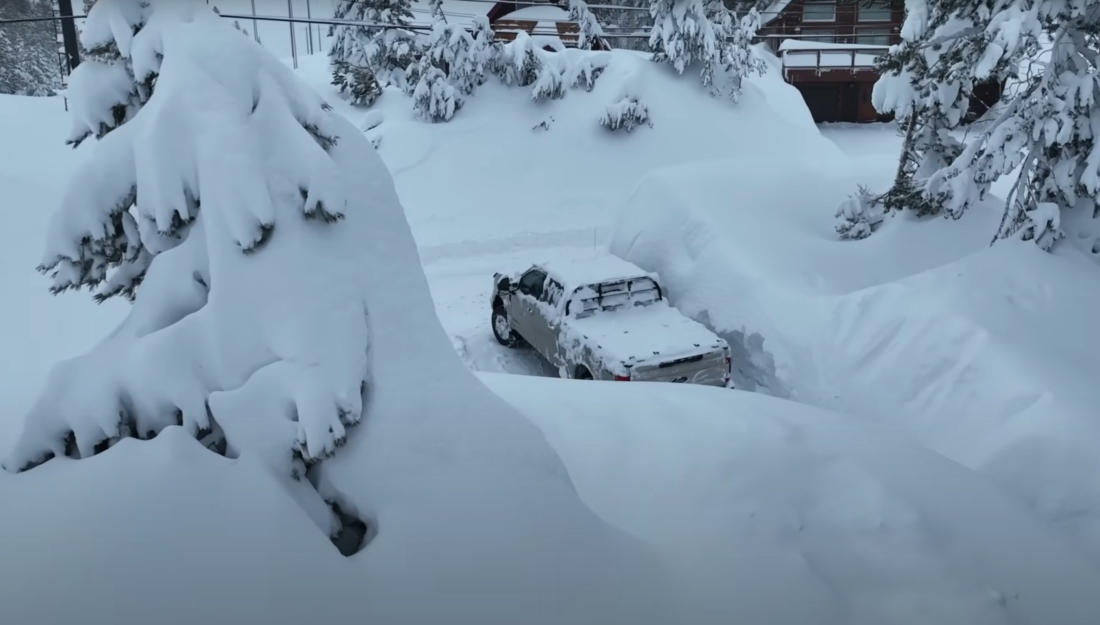
#> input picture notebooks/else/snow1.jpg, 2200 x 1250 px (shown at 1/2 size)
$ jupyter execute --allow-errors snow1.ipynb
#> lines starting #> are read from the running program, lines starting #| are printed output that depends on the picture
[cell 1]
# Copyright (c) Meta Platforms, Inc. and affiliates.

# Object masks in images from prompts with SAM 2

Segment Anything Model 2 (SAM 2) predicts object masks given prompts that indicate the desired object. The model first converts the image into an image embedding that allows high quality masks to be efficiently produced from a prompt.

The `SAM2ImagePredictor` class provides an easy interface to the model for prompting the model. It allows the user to first set an image using the `set_image` method, which calculates the necessary image embeddings. Then, prompts can be provided via the `predict` method to efficiently predict masks from those prompts. The model can take as input both point and box prompts, as well as masks from the previous iteration of prediction.

<a target="_blank" href="https://colab.research.google.com/github/facebookresearch/sam2/blob/main/notebooks/image_predictor_example.ipynb">

</a>

## Environment Set-up

If running locally using jupyter, first install `sam2` in your environment using the [installation instructions](https://github.com/facebookresearch/sam2#installation) in the repository.

If running from Google Colab, set `using_colab=True` below and run the cell. In Colab, be sure to select 'GPU' under 'Edit'->'Notebook Settings'->'Hardware accelerator'. Note that it's recommended to use **A100 or L4 GPUs when running in Colab** (T4 GPUs might also work, but could be slow and might run out of memory in some cases).

[cell 2]
using_colab = False

[cell 3]
if using_colab:
    import torch
    import torchvision
    print("PyTorch version:", torch.__version__)
    print("Torchvision version:", torchvision.__version__)
    print("CUDA is available:", torch.cuda.is_available())
    import sys
    !{sys.executable} -m pip install opencv-python matplotlib
    !{sys.executable} -m pip install 'git+https://github.com/facebookresearch/sam2.git'

    !mkdir -p images
    !wget -P images https://raw.githubusercontent.com/facebookresearch/sam2/main/notebooks/images/truck.jpg
    !wget -P images https://raw.githubusercontent.com/facebookresearch/sam2/main/notebooks/images/groceries.jpg

    !mkdir -p ../checkpoints/
    !wget -P ../checkpoints/ https://dl.fbaipublicfiles.com/segment_anything_2/092824/sam2.1_hiera_large.pt

## Set-up

Necessary imports and helper functions for displaying points, boxes, and masks.

[cell 4]
import os
# if using Apple MPS, fall back to CPU for unsupported ops
os.environ["PYTORCH_ENABLE_MPS_FALLBACK"] = "1"
import numpy as np
import torch
import matplotlib.pyplot as plt
from PIL import Image

#> (a cell that did not finish here is left out)

[cell 6]
np.random.seed(3)

# [44 lines left out: functions show_mask, show_points, show_box, show_masks, not called in this run]

## Example image

[cell 7]
image = Image.open('else/snow1.jpg')
#> image is the input picture: PIL image 2200x1250 RGB; mean R, G, B 129.4, 151.4, 170.2
image = np.array(image.convert("L"))  # Convert to grayscale
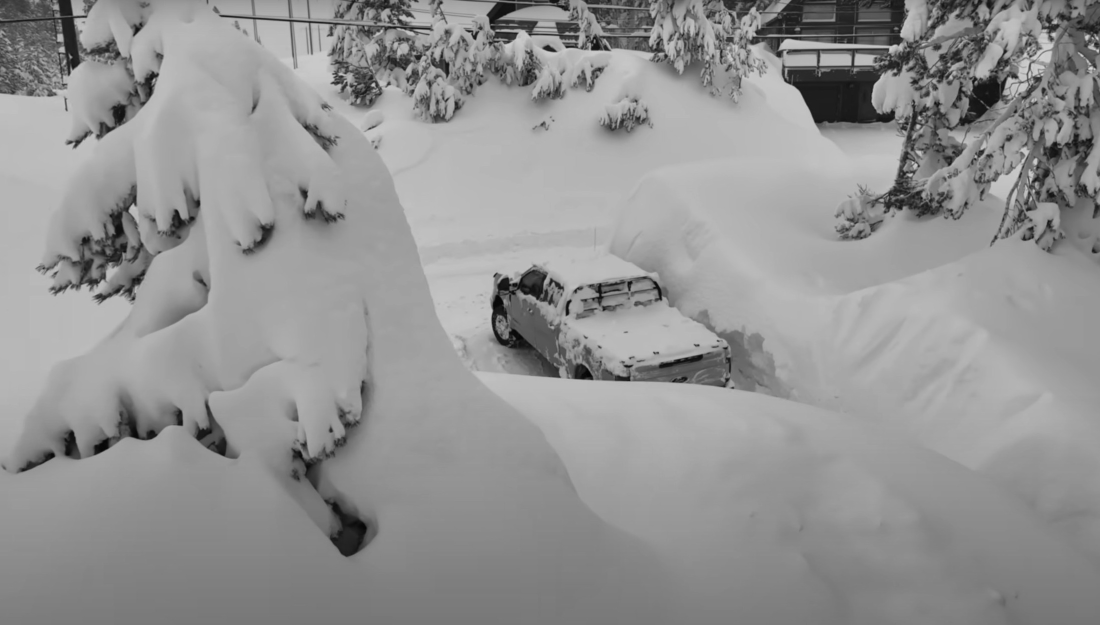
#> image: shape (1250, 2200) (shown at 1/2 size); min 4, max 218, mean 146.9
plt.figure(figsize=(10, 10))
plt.imshow(image, cmap='gray')
plt.axis('on')
plt.show()

[cell 8]
import cv2
from collections import Counter

image2= Image.open('else/snow1.jpg')
#image = Image.open('parquery/frame_00000.jpg')
image_np = np.array(image2.convert("RGB"))
image = np.array(image2.convert("RGB"))

plt.figure(figsize=(10, 10))
plt.imshow(image2)
plt.axis('on')
plt.show()

colors = ('r', 'g', 'b')
channel_names = ('Red', 'Green', 'Blue')

plt.figure(figsize=(10, 5))
for i, color in enumerate(colors):
    hist = cv2.calcHist([image_np], [i], None, [256], [0, 256])
    plt.plot(hist, color=color, label=channel_names[i])
    plt.xlim([0, 256])

plt.title("Pixel Distribution per RGB Channel")
plt.xlabel("Pixel Value (0–255)")
plt.ylabel("Pixel Count")
plt.legend()
plt.grid(True)
plt.tight_layout()
plt.show()
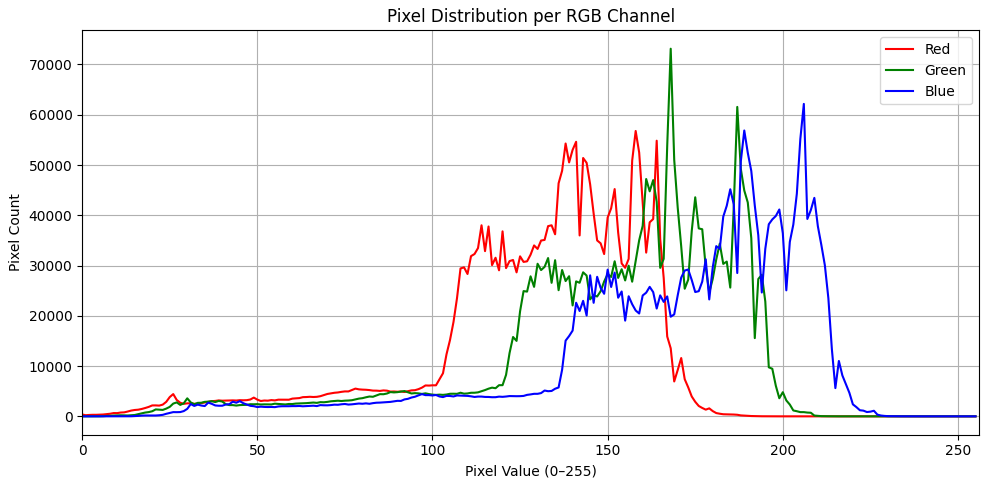
#> figure drawn by matplotlib, 1 panel; curve peaks at x = 158, y = 56771; curve peaks at x = 168, y = 73137; curve peaks at x = 206, y = 62158

$ run again, with notebooks/else/snow5.jpg copied over notebooks/else/snow1.jpg
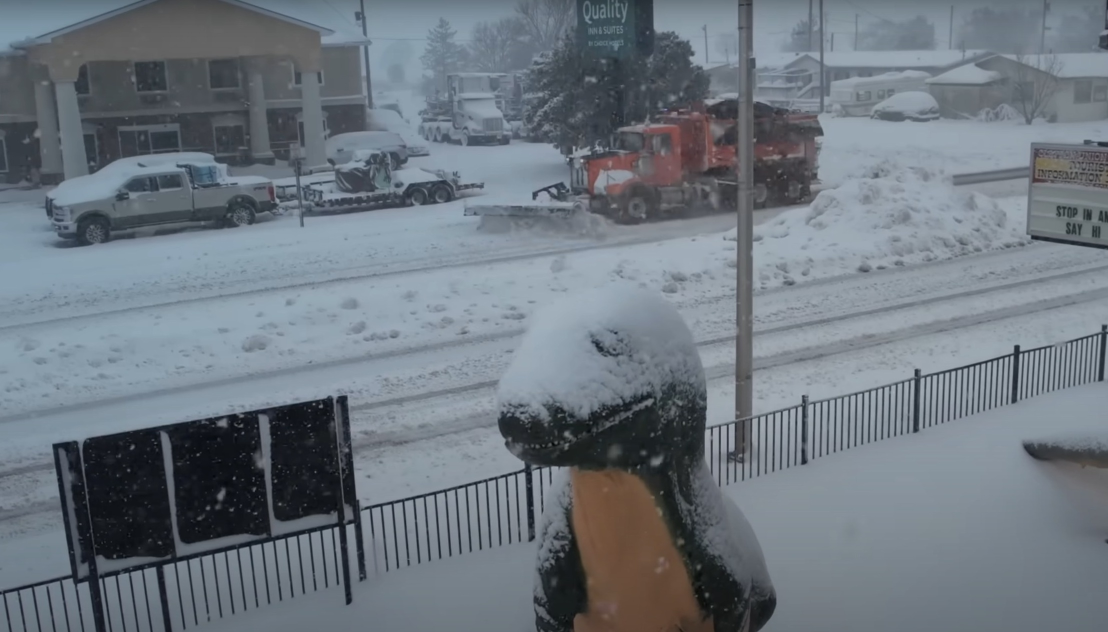
#> input picture notebooks/else/snow5.jpg, 2216 x 1264 px (shown at 1/2 size)
#> image is the input picture: PIL image 2216x1264 RGB; mean R, G, B 109.9, 118.8, 127.5
#> `image = np.array(image.convert("L"))`:
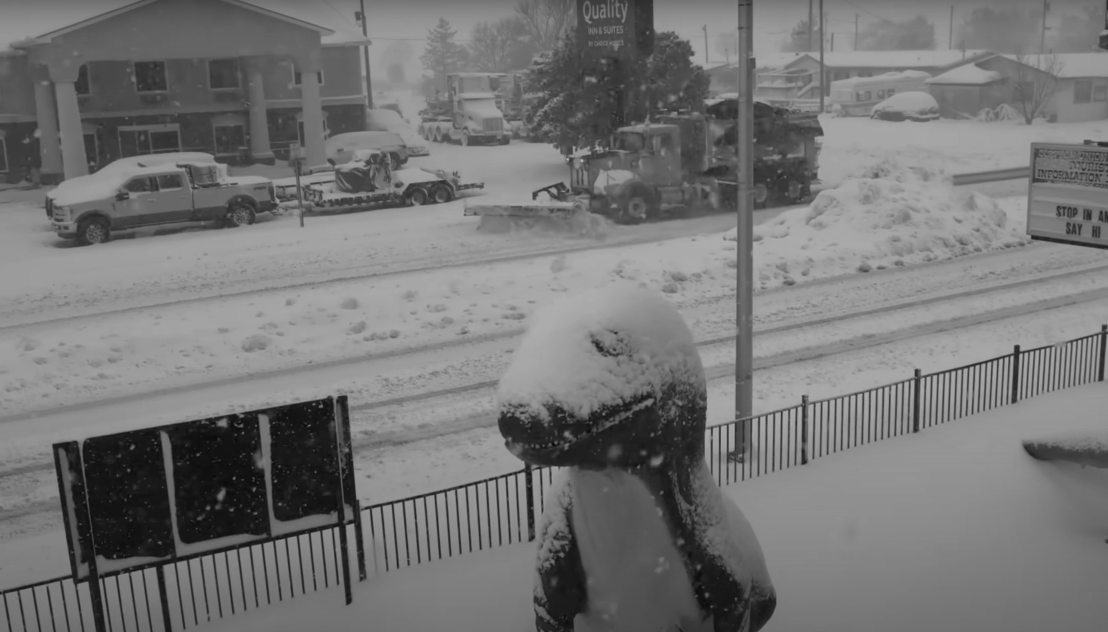
#> image: shape (1264, 2216) (shown at 1/2 size); min 2, max 190, mean 117.1
#> `plt.show()`:
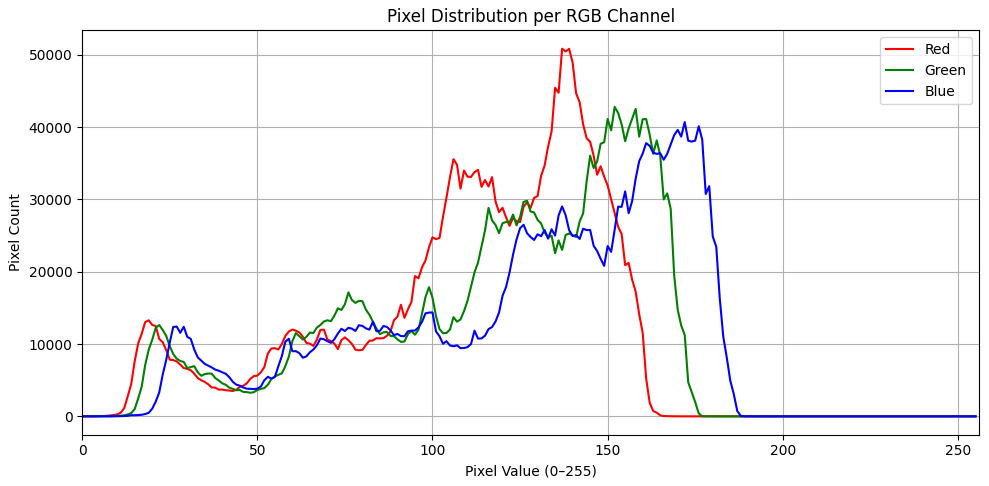
#> figure drawn by matplotlib, 1 panel; curve peaks at x = 137, y = 50843; curve peaks at x = 152, y = 42790; curve peaks at x = 172, y = 40698
